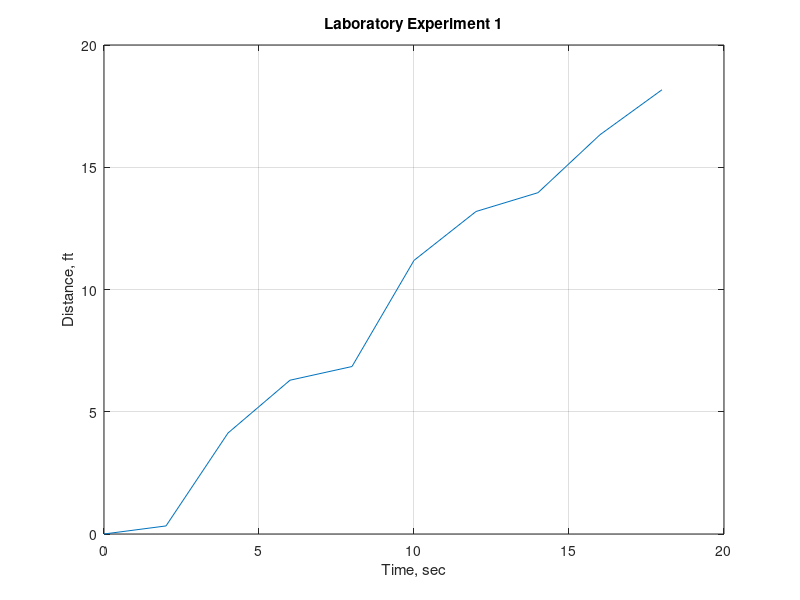

Recreate this plot in MATLAB. (Note: this script raises an error after producing the figure.)
% ex0501_plot.m - 5.1.1 기본 x-y plot 과 제목/축 이름/격자
% 실험실에서 측정한 시간-거리 데이터를 그린다.
clear; clc; close all

x = 0:2:18;                                              % Time, s
y = [0 0.33 4.13 6.29 6.85 11.19 13.19 13.96 16.33 18.17];   % Distance, ft

plot(x, y)
title("Laboratory Experiment 1")
xlabel("Time, sec")
ylabel("Distance, ft")
grid on

theme(gcf, "light")              % R2026a 기본 테마는 dark 라 밝게 바꿔 저장한다
exportgraphics(gcf, "../../textbook/ch05/img/ex0501_plot.png")
